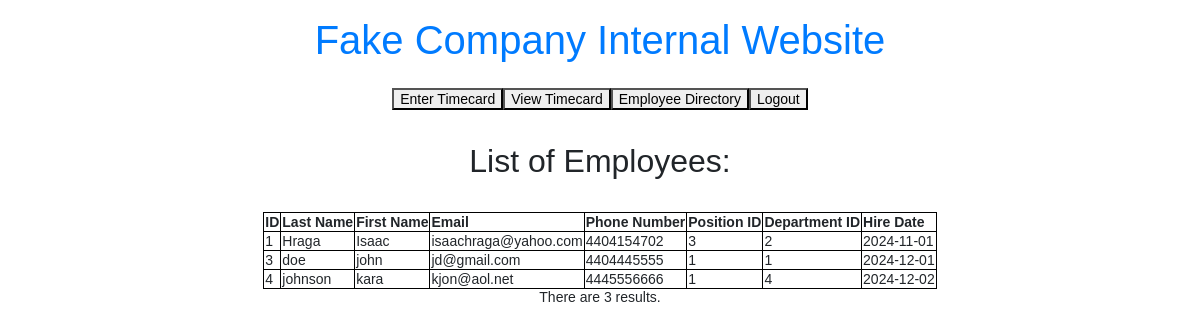
The page /viewEmployees.php (signed in) on the database its author committed.
### tables this page shows
CREATE TABLE `Employee` (
  `ID` int(11) NOT NULL,
  `first_name` varchar(30) NOT NULL,
  `last_name` varchar(30) NOT NULL,
  `email` varchar(50) NOT NULL,
  `phone` bigint(10) NOT NULL,
  `password` varchar(60) NOT NULL,
  `positionID` int(11) NOT NULL,
  `salary` int(11) NOT NULL,
  `hire_date` date NOT NULL,
  `departmentID` int(11) NOT NULL
);

### viewEmployees.php (the view, shortened to what this page needs)
<?php
require_once "config.php";
include "header.php";
?>
<!DOCTYPE html>
<html lang="en">
<head>
    <link rel="stylesheet" href="https://stackpath.bootstrapcdn.com/bootstrap/4.5.2/css/bootstrap.min.css">
</head>
<body>
    <p><nav class="nav justify-content-center">
    <div>
    <p><h2>List of Employees:</h2></p>
</div>
</nav>
<p><nav class="nav justify-content-center">
<div>
    <?php
    $sql = "SELECT id, first_name, last_name, email, phone, positionID, departmentID, hire_date FROM Employee";
    $result = $mysqli->query($sql);
    if ($result->num_rows > 0) {
        echo "<Center><table><tr><th>ID</th><th>Last Name</th><th>First Name</th><th>Email</th><th>Phone Number</th><th>Position ID</th><th>Department ID</th><th>Hire Date</th></tr>";
        while($row = $result->fetch_assoc()) {
            echo "<tr><td>".$row["id"]."</td><td>".$row["last_name"]."</td><td> ".$row["first_name"]."</td><td> ".$row["email"]."</td><td> ".$row["phone"]."</td><td> ".$row["positionID"]."</td><td> ".$row["departmentID"]."</td><td> ".$row["hire_date"]."</td></tr>";
        }
        echo "</table></center></div>";
        echo "</nav><div>There are ". $result->num_rows . " results.";
        } else {
                echo "</nav><div>0 results";
                }
    ?>
            </div>
</body>
</html>

### header.php (shortened to what this page needs)
<!DOCTYPE html>
<html lang="en">
<head>
    <link rel="stylesheet" href="https://stackpath.bootstrapcdn.com/bootstrap/4.5.2/css/bootstrap.min.css">
</head>
<body>
    <p><nav class="nav justify-content-center">
        <a href="welcome.php"><h1>Fake Company Internal Website</h1></a>
    </nav>
    <p><nav class="nav justify-content-center">
        <?php
        if ($_SESSION["position"]==3){
            echo"<div class=\"button-container\">";
            echo"<a href=\"blank.php\"><button class=\"button\">Pay Adjustment</button></a>";
            echo"<a href=\"newEmployee.php\"><button class=\"button\">Add New Employee</button></a>";
            echo"<a href=\"blank.php\"><button class=\"button\">Policy Infraction</button></a>";
            echo"<a href=\"blank.php\"><button class=\"button\">Position/Department Change</button></a>";
            echo"<a href=\"enterTimecard.php\"><button class=\"button\">Enter Timecard</button></a>";
            echo"<a href=\"viewTimecard.php\"><button class=\"button\">View Timecard</button></a>";
            echo"<a href=\"viewEmployees.php\"><button class=\"button\">Employee Directory</button></a>";
            echo"<a href=\"logout.php\"><button class=\"button\">Logout</button></a>";
            echo"</div>";
        }else{
            echo"<div class=\"button-container\">";
            echo"<a href=\"enterTimecard.php\"><button class=\"button\">Enter Timecard</button></a>";
            echo"<a href=\"viewTimecard.php\"><button class=\"button\">View Timecard</button></a>";
            echo"<a href=\"viewEmployees.php\"><button class=\"button\">Employee Directory</button></a>";
            echo"<a href=\"logout.php\"><button class=\"button\">Logout</button></a>";
            echo"</div>";
        }
        ?>
    </nav>
</body>
</html>

### header.php (style rules this page uses)
body { font: 14px sans-serif; }

### viewEmployees.php (style rules this page uses)
body { font: 14px sans-serif; text-align: center; }
table, th, td { border: 1px solid black; }

### rows shown on the page
employee: ID "1", last_name "Hraga", first_name "Isaac", email "isaachraga@yahoo.com", phone "4404154702", positionID "3", departmentID "2", hire_date "2024-11-01"
employee: ID "3", last_name "doe", first_name "john", email "jd@gmail.com", phone "4404445555", positionID "1", departmentID "1", hire_date "2024-12-01"
employee: ID "4", last_name "johnson", first_name "kara", email "kjon@aol.net", phone "4445556666", positionID "1", departmentID "4", hire_date "2024-12-02"

### other values the page prints
$result->num_rows "3"
